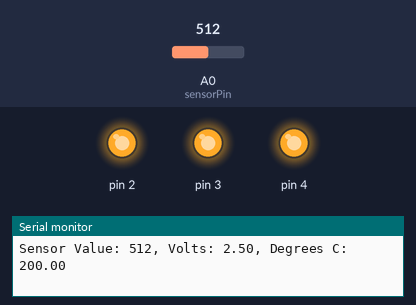
Simulated run of this sketch. Board: Arduino Uno, built with avr-gcc and run on an emulated ATmega328P. Shown: output pins drawn as LEDs (lit = HIGH), the last lines printed to the serial monitor. Inputs (shaded band) come from the test bench; at power-on: A0 (sensorPin) = 512.

Above: at 1.3 s.
1.4 s: A0 (sensorPin) set to 150
2.9 s: A0 (sensorPin) set to 133
At 3.8 s:
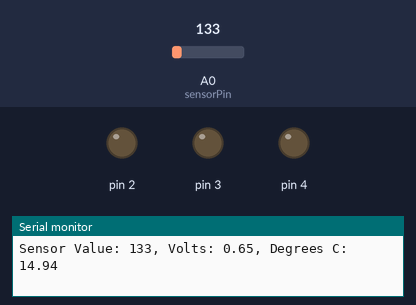
4.5 s: A0 (sensorPin) set to 306
At 5.1 s:
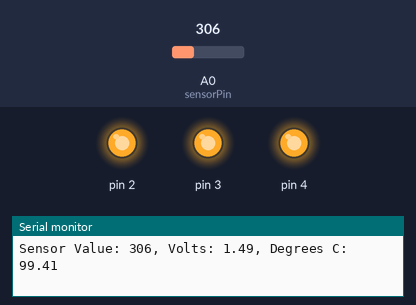
6.0 s: A0 (sensorPin) set to 122
At 6.4 s:
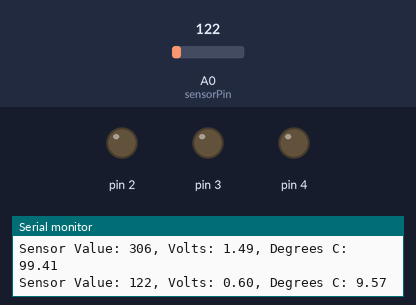
Timing chart, 0 to 8.5 s (numbered marks = the images above; inputs shaded):
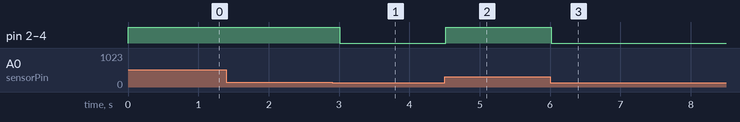

The sketch:

loveometer.ino
```cpp
/**
 *  Love-O-Meter
 *
 *  Auther: Ralph Lepore 05-11-2013
 */
 const int sensorPin = A0;
 const float baselineTemp = 20.0;

 void setup() {
    //open a serial connection between the arduino and my computer so we can see the values from the analog input.
    //We are going to set it to 9600 bits per second, this is the speed in which the Arduino will communicate with us.
    Serial.begin(9600);

    //Set up our pins as outputs
    for(int pin = 2; pin < 5; pin++) {
       pinMode(pin, OUTPUT);
       digitalWrite(pin, LOW);
    }
 }

 void loop() {
   int sensorVal = analogRead(sensorPin); //Read from the analog pin provided.

   //Send information to the connected computer.
   Serial.print("Sensor Value: ");
   Serial.print(sensorVal);

   //Convert the ADC reading to voltage.
   float voltage = (sensorVal/1024.0) * 5.0;

   Serial.print(", Volts: ");
   Serial.print(voltage);

   //Convert the voltage into temperature degrees.
   float temperature = (voltage - .5) * 100;
   Serial.print(", Degrees C: ");
   Serial.println(temperature);

   if(temperature < baselineTemp) {
      digitalWrite(2, LOW);
      digitalWrite(3, LOW);
      digitalWrite(4, LOW);
   } else if(temperature >= baselineTemp + 4 && temperature < baselineTemp + 6) {
      digitalWrite(2, HIGH);
      digitalWrite(3, HIGH);
      digitalWrite(4, LOW);
   } else if(temperature >= baselineTemp + 6) {
      digitalWrite(2, HIGH);
      digitalWrite(3, HIGH);
      digitalWrite(4, HIGH);
    }
    delay(500);  //set a delay because the analog-to-digital converter can only read so fast, without a delay the outputs may seem erratic.
 }
```

Measured:
- the behaviour switches between 144 and 143 on A0 (sensorPin) (found by bisection; images 0 and 1)
- after the input at 2.9 s, pin 2–4: HIGH → LOW after 0.11 s
- after the input at 4.5 s, pin 2–4: LOW → HIGH at once
- after the input at 6.0 s, pin 2–4: HIGH → LOW at once
